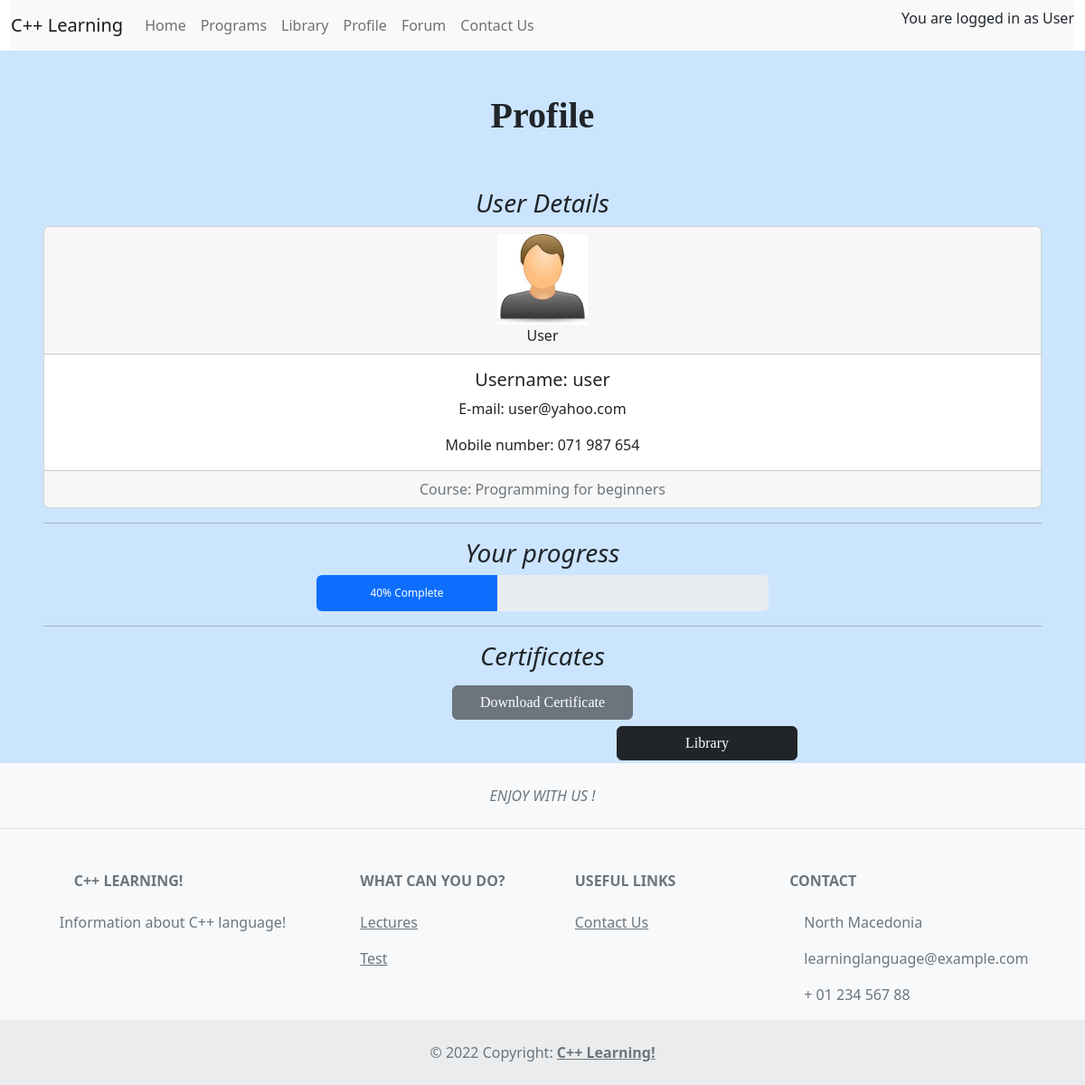
Screenshot of /profile/ (signed in) with the database file from the repository.
### ProjectLearning/models.py (models this page shows, shortened)
class Person(models.Model):
    class Course(models.TextChoices):
        Course1 = 'Programming for beginners'
        Course2 = 'Programming for programmers'
        Course3 = 'Programming for advanced programmers'
    name = models.CharField(max_length=50)
    surname = models.CharField(max_length=50)
    user = models.ForeignKey(User, on_delete=models.CASCADE, null=True, blank=True)
    email = models.CharField(max_length=50)
    phone = models.CharField(max_length=50)
    course = models.CharField(max_length=50,
                              choices=Course.choices,
                              default=Course.Course1, )

### ProjectLearning/views.py (the view)
# urls.py: path('profile/', profile, name='profile'),
def profile(request):
    person = Person.objects.filter(user = request.user)
    context = {"person": person}
    return render(request, "profile.html", context)

### ProjectLearning/templates/profile.html (shortened to what this page needs)
<!DOCTYPE html>
<html lang="en">
<head>
    <link href="https://cdn.jsdelivr.net/npm/bootstrap@5.2.0-beta1/dist/css/bootstrap.min.css" rel="stylesheet">
</head>
<body>
<div class="container-fluid">
    <nav class="navbar navbar-expand-lg navbar-light bg-light">
      <a class="navbar-brand" href="/home">C++ Learning</a>
      <div class="collapse navbar-collapse" id="navbarNav">
        <ul class="navbar-nav">
          <li class="nav-item active">
            <a class="nav-link" href="/home">Home</a>
          </li>
          <li class="nav-item">
            <a class="nav-link" href="/programs">Programs</a>
          </li>
          <li class="nav-item">
            <a class="nav-link" href="/lectures">Library</a>
          </li>
          <li class="nav-item">
            <a class="nav-link" href="/profile">Profile</a>
          </li>
          <li class="nav-item">
            <a class="nav-link" href="/forum">Forum</a>
          </li>
          <li class="nav-item">
            <a class="nav-link" href="/contact">Contact Us</a>
          </li>
        </ul>
        <div style="margin-left: auto">
            <p>You are logged in as {{ person.0.name }}</p>
        </div>
      </div>
    </nav>
</div>
<div class="container-fluid text-dark p-5" style="background-color: #CCE5FF">
    <h1 class="text-center pb-5">Profile</h1>
    <h3 class="text-center"><i>User Details</i></h3>
    <div class="card text-center">
          <div class="card-header">
              <img>
              <br> {{ person.0.name }}
          </div>
          <div class="card-body">
            <h5 class="card-title">Username: {{ person.0.user.username }}</h5>
            <p class="card-text">E-mail: {{ person.0.email }}</p>
            <p class="card-text">Mobile number: {{ person.0.phone }}</p>
          </div>
          <div class="card-footer text-muted">
            Course: {{ person.0.course }}
          </div>
        </div>
    <hr>
    <h3 class="text-center"><i>Your progress</i></h3>
    <div class="progress">
        <div class="progress-bar" role="progressbar" aria-valuenow="40" aria-valuemin="0" aria-valuemax="100" style="width:40%">
            40% Complete
      </div>
    </div>
    <hr>
    <h3 class="text-center"><i>Certificates</i></h3>
    <div class="button">
        <button class="btn btn-secondary certificate">Download Certificate</button>
    </div>
    <div class="buttons">
        <a href="/lectures" class="btn btn-dark library">Library</a>
    </div>
</div>
<footer class="text-center text-lg-start bg-light text-muted">
  <section class="d-flex justify-content-center p-4 border-bottom">
    <div>
        <span class="enjoy"><i> ENJOY WITH US !</i></span>
    </div>
  </section>
  <section class="">
    <div class="container text-center text-md-start mt-5">
      <div class="row mt-3">
        <div class="col-md-3 col-lg-4 col-xl-3 mx-auto mb-4">
          <h6 class="text-uppercase fw-bold mb-4">
            C++ Learning!
          </h6>
          <p>
            Information about C++ language!
          </p>
        </div>
        <div class="col-md-2 col-lg-2 col-xl-2 mx-auto mb-4">
          <h6 class="text-uppercase fw-bold mb-4">
            What can you do?
          </h6>
          <p>
            <a href="/lectures" class="text-reset">Lectures</a>
          </p>
          <p>
            <a href="/test" class="text-reset">Test</a>
          </p>
        </div>
        <div class="col-md-3 col-lg-2 col-xl-2 mx-auto mb-4">
          <h6 class="text-uppercase fw-bold mb-4">
            Useful links
          </h6>
          <p>
            <a href="/contact" class="text-reset">Contact Us</a>
          </p>
        </div>
        <div class="col-md-4 col-lg-3 col-xl-3 mx-auto mb-md-0 mb-4">
          <h6 class="text-uppercase fw-bold mb-4">
            Contact
          </h6>
          <p> North Macedonia</p>
          <p>
            learninglanguage@example.com
          </p>
          <p> + 01 234 567 88</p>
        </div>
      </div>
    </div>
  </section>
  <div class="text-center p-4" style="background-color: rgba(0, 0, 0, 0.05);">
    © 2022 Copyright:
    <a class="text-reset fw-bold" href="https://including-everyone.herokuapp.com">C++ Learning!</a>
  </div>
</footer>
</body>
</html>

### ProjectLearning/templates/profile.html (style rules this page uses)
h1 { font-family: "Harlow Solid Italic"; font-weight: bold; }
img { width: 100px; height: 100px; }
.progress { width: 500px; height: 40px; margin: auto; }
.button { font-weight: bold; font-family: "Harlow Solid Italic"; font-size: 30px; width: 200px; margin-left: auto; margin-right: auto; }
.buttons { font-weight: bold; font-family: "Harlow Solid Italic"; font-size: 30px; width: 470px; float: right; }
.btn { width: 200px; }

### rows the page displays
Person: name "User", user.username "user", email "user@yahoo.com", phone "071 987 654", course "Programming for beginners"
